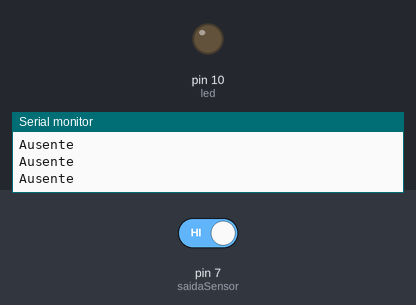
Bench run of a sketch on a simulated Arduino Uno, built with avr-gcc and run on an emulated ATmega328P. On the bench: output pins drawn as LEDs (lit = HIGH), the last lines printed to the serial monitor. The inputs (shaded band) are chosen by the test bench; at power-on: pin 7 (saidaSensor) HIGH.

Above: at 2.8 s.
2.9 s: pin 7 (saidaSensor) driven LOW
At 4.2 s:
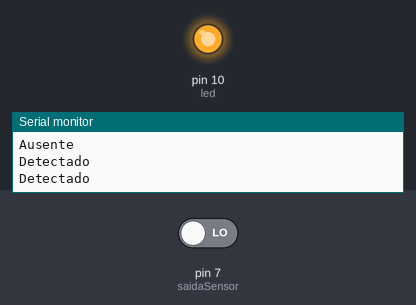
4.5 s: pin 7 (saidaSensor) driven HIGH
At 5.9 s:
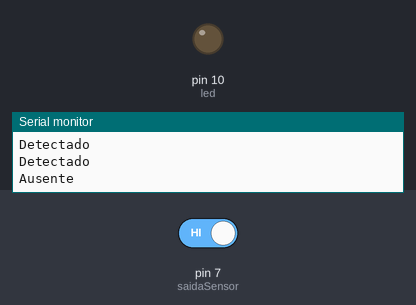
Timing chart, 0 to 7.5 s (numbered marks = the images above; inputs shaded):
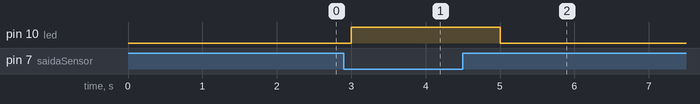

The sketch:

osensosin2.ino
```cpp
int led = 10;
int saidaSensor = 7;
void setup() {
 pinMode(led, OUTPUT);
 pinMode(saidaSensor, INPUT);
 Serial.begin(9600);
}

void loop() {
  int leituraSensor = digitalRead(saidaSensor);
  if (leituraSensor == 0){
    Serial.println("Detectado");
    digitalWrite(led,HIGH);
  }
  else{
    Serial.println("Ausente");
    digitalWrite(led,LOW);
  }
  delay(1000);
}
```

Measured:
- after the input at 2.9 s, pin 10 (led): LOW → HIGH after 0.10 s
- after the input at 4.5 s, pin 10 (led): HIGH → LOW after 0.50 s
